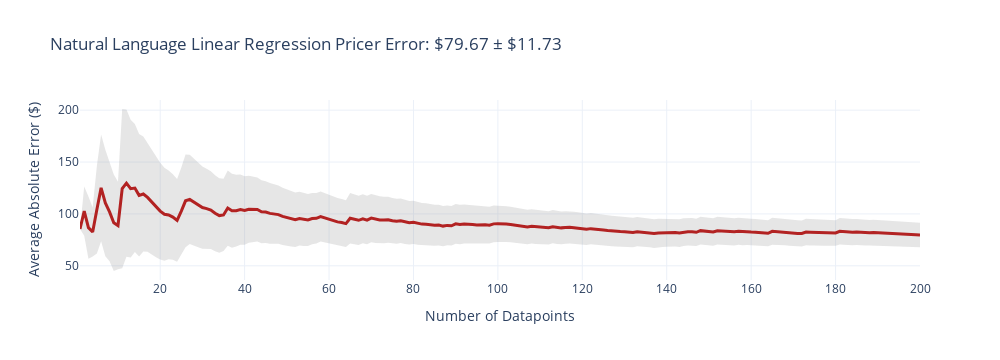
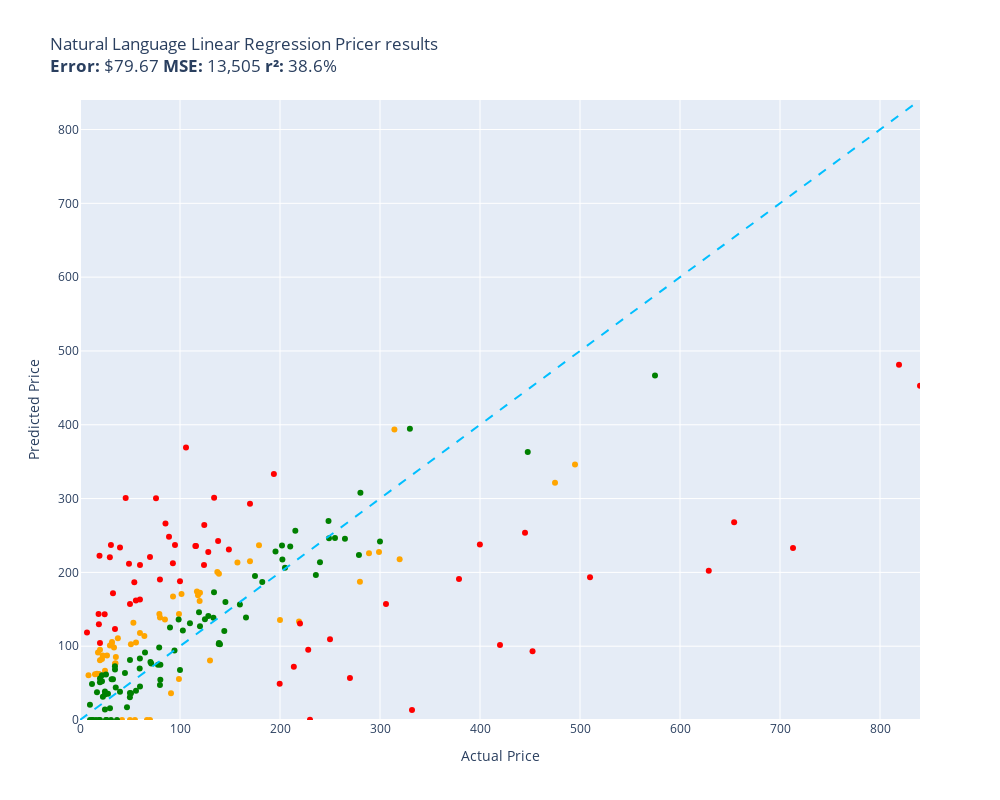

Notebook code for these charts, in order:
### Code cell
evaluate(natural_language_linear_regression_pricer, test)

### Figure 1 — Plotly figure (JSON) as saved in the notebook; plotly's stock layout.template omitted (floating-point values rounded to 4 significant figures; data arrays with more than 128 entries replaced by an {"elided": "..."} marker saying what was removed)
{"data": [{"fill": "toself", "fillcolor": "rgba(128,128,128,0.2)", "hoverinfo": "skip", "line": {"color": "rgba(255,255,255,0)"}, "name": "95% CI", "showlegend": false, "type": "scatter", "x": {"elided": "400 int values"}, "y": {"elided": "400 float values"}}, {"customdata": {"elided": "200x1 float values"}, "hovertemplate": "n=%{x}<br>Avg Error=$%{y:,.2f}<br>±95% CI=$%{customdata[0]:,.2f}<extra></extra>", "line": {"color": "firebrick", "width": 3}, "mode": "lines", "name": "Cumulative Avg Error", "type": "scatter", "x": {"elided": "200 int values"}, "y": {"elided": "200 float values"}}], "layout": {"height": 360, "showlegend": false, "title": {"text": "Natural Language Linear Regression Pricer Error: $79.67 ± $11.73"}, "width": 1000, "xaxis": {"title": {"text": "Number of Datapoints"}}, "yaxis": {"title": {"text": "Average Absolute Error ($)"}}}}

### Figure 2 — Plotly figure (JSON) as saved in the notebook; plotly's stock layout.template omitted (floating-point values rounded to 4 significant figures)
{"data": [{"customdata": [["Old Blood Noise Excess V2 Distortion Cho...\nGuess=$133.41 Actual=$219.00"], ["NewPower99 Battery Kit for Samsung Galax...\nGuess=$0.00 Actual=$54.95"], ["EXMAX NG-10X Fresnel Lens Focusing Adapt...\nGuess=$0.00 Actual=$69.98"], ["46mm Digital Pro High-Resolution Close-U...\nGuess=$80.81 Actual=$19.99"], ["GJY Portable TV,10.6 inch Mini TV for AT...\nGuess=$143.47 Actual=$79.36"], ["HK SYSTEMS 13\" Heavy Duty Black \"Push\" O...\nGuess=$136.02 Actual=$84.95"], ["Mini PC, Kinupute Desktop Computer E3-12...\nGuess=$345.99 Actual=$495.00"], ["10GBase-LR SFP+ Transceiver, Handar 10GB...\nGuess=$95.13 Actual=$19.99"], ["Deco Mount Pro Tripod Microphone Stand w...\nGuess=$117.88 Actual=$59.95"], ["Southwire 120V/15A Right Angle User Atta...\nGuess=$110.87 Actual=$37.87"], ["DALDED LED Light Kit for Lego Sonic Gree...\nGuess=$66.77 Actual=$24.99"], ["152MM Hole Saws M42 Bi-Metal High Speed ...\nGuess=$91.55 Actual=$17.99"], ["Baseball Backpacks Large 18 Inch Bookbag...\nGuess=$103.33 Actual=$31.77"], ["Adams Check Payment and Deposit Register...\nGuess=$76.86 Actual=$35.49"], ["3D Tree Hole Branches 075 Stair Risers D...\nGuess=$80.56 Actual=$129.99"], ["KOHLER 18865-CP Filtered Water Faucet, P...\nGuess=$321.35 Actual=$475.00"], ["Fjallraven, Kanken Laptop 15\" Backpack f...\nGuess=$161.36 Actual=$119.65"], ["Projector, CRAZVIEW Projector with WiFi ...\nGuess=$131.89 Actual=$53.40"], ["Festool 492370 Platin 2 S1000 Grit 6-Inc...\nGuess=$36.33 Actual=$91.00"], ["Miyaya@ Funny Animal Masks Collection fo...\nGuess=$62.61 Actual=$16.99"], ["Trail Gear Twin Stick Kit for Top Shift ...\nGuess=$187.42 Actual=$279.92"], ["Beck/Arnley 0421945 Air Filter\nGuess=$85.25 Actual=$35.87"], ["Ceramic Talavera Mexican Tile 4x4\", 9 Pi...\nGuess=$100.85 Actual=$29.95"], ["Marvel Legends Series X-Men 6-Inch Archa...\nGuess=$55.51 Actual=$98.95"], ["Intrepid International Dressage Letters-...\nGuess=$87.49 Actual=$26.99"], ["EMART Photography C Stand with Boom Arm,...\nGuess=$172.30 Actual=$119.99"], ["Replacement Remote Control for PANASONIC...\nGuess=$76.09 Actual=$34.95"], ["KS K-STORM Replacement Silicone Mushroom...\nGuess=$60.80 Actual=$8.50"], ["LSSAGOON Backpack for Women Teen Kids Gi...\nGuess=$98.11 Actual=$33.99"], ["Grey Pneumatic 1311SD Impact Socket Set\nGuess=$213.31 Actual=$157.43"], ["4pc Wheel Spacers Adapters 4\" (2inch Per...\nGuess=$174.21 Actual=$116.95"], ["LSI Broadcom SAS 9300-8i 8-port 12Gb/s S...\nGuess=$168.99 Actual=$118.00"], ["Mikrotik RB3011UIAS-RM RouterBOARD 10xGi...\nGuess=$227.59 Actual=$299.00"], ["AC Compressor & A/C Kit For BMW 335i 335...\nGuess=$393.55 Actual=$314.41"], ["Linkloos Solar Street Lights Outdoor Wat...\nGuess=$104.96 Actual=$55.99"], ["Universal Power Group 12V 100Ah Sealed L...\nGuess=$135.48 Actual=$199.99"], ["Auertech Portable Washing Machine, 14lbs...\nGuess=$143.68 Actual=$98.99"], ["18 Inch White Undermount Kitchen Sink - ...\nGuess=$236.68 Actual=$179.00"], ["New Replacement seat cover fits Yamaha M...\nGuess=$198.11 Actual=$138.95"], ["Evan Fischer Radiator Cooling Fan Assemb...\nGuess=$200.61 Actual=$137.34"], ["Raspberry Pi 3 Model B+ Aluminum Case Me...\nGuess=$62.14 Actual=$14.99"], ["LCD Screen for Dell Inspiron 17R 17.3\" H...\nGuess=$113.77 Actual=$64.37"], ["CTLAMP XL-2100 Professional Quality XL-2...\nGuess=$105.68 Actual=$32.00"], ["Baumgartens Sicurix Blank PVC ID Cards (...\nGuess=$62.27 Actual=$19.11"], ["Venom Power Terra Hunter R/T+ R/T All-Te...\nGuess=$217.85 Actual=$319.65"], ["Audio Techinca ATW-T1002 System 10 Handh...\nGuess=$225.83 Actual=$289.00"], ["LD Compatible Ink Cartridge Replacement ...\nGuess=$0.00 Actual=$41.99"], ["BXYJY for Samsung Galaxy Z Fold 3 Case w...\nGuess=$0.00 Actual=$49.99"], ["sabermaster TCG Playmat yugioh playmat T...\nGuess=$82.80 Actual=$21.99"], ["Star Wars Die-Cast Metal TITANIUM Series...\nGuess=$87.53 Actual=$22.70"], ["DuraGo BR5330 Front Vented Disc Brake Ro...\nGuess=$170.88 Actual=$101.51"], ["Samsung DA97-07603B Freezer Ice Maker As...\nGuess=$167.25 Actual=$93.02"], ["KZ ZS10 Pro in Ear Monitor Headphone KZ ...\nGuess=$0.00 Actual=$66.99"], ["Pyle 2x120 Watt Home Audio Speaker Power...\nGuess=$102.68 Actual=$50.92"], ["MonMount Triple Monitor Stand Freestandi...\nGuess=$138.95 Actual=$79.99"], ["Xiaomi Redmi 10 2022 NFC 4G LTE (128GB +...\nGuess=$214.97 Actual=$169.99"]], "hovertemplate": "%{customdata[0]}<extra></extra>", "legendgroup": "orange", "marker": {"color": "orange", "size": 6, "symbol": "circle"}, "mode": "markers", "name": "orange", "orientation": "v", "showlegend": true, "type": "scatter", "x": [219.0, 54.95, 69.98, 19.99, 79.36, 84.95, 495.0, 19.99, 59.95, 37.87, 24.99, 17.99, 31.77, 35.49, 130.0, 475.0, 119.7, 53.4, 91.0, 16.99, 279.9, 35.87, 29.95, 98.95, 26.99, 120.0, 34.95, 8.5, 33.99, 157.4, 117.0, 118.0, 299.0, 314.4, 55.99, 200.0, 98.99, 179.0, 138.9, 137.3, 14.99, 64.37, 32.0, 19.11, 319.6, 289.0, 41.99, 49.99, 21.99, 22.7, 101.5, 93.02, 66.99, 50.92, 79.99, 170.0], "xaxis": "x", "y": [133.4, 0.0, 0.0, 80.81, 143.5, 136.0, 346.0, 95.13, 117.9, 110.9, 66.77, 91.55, 103.3, 76.86, 80.56, 321.4, 161.4, 131.9, 36.33, 62.61, 187.4, 85.25, 100.8, 55.51, 87.49, 172.3, 76.09, 60.8, 98.11, 213.3, 174.2, 169.0, 227.6, 393.6, 105.0, 135.5, 143.7, 236.7, 198.1, 200.6, 62.14, 113.8, 105.7, 62.27, 217.9, 225.8, 0.0, 0.0, 82.8, 87.53, 170.9, 167.3, 0.0, 102.7, 138.9, 215.0], "yaxis": "y"}, {"customdata": [["telpo Headlight Assembly Fit For 15 Camr...\nGuess=$235.83 Actual=$115.99"], ["Stand for Raven Pro Document Scanner - P...\nGuess=$220.42 Actual=$29.85"], ["RBC12-UPC Replacement Battery Cartridge ...\nGuess=$0.39 Actual=$229.99"], ["Bam France 2002XL Contoured Hightech Bla...\nGuess=$232.89 Actual=$713.00"], ["Metabo HPT 36V MultiVolt™ Cordless Rotar...\nGuess=$191.01 Actual=$379.00"], ["Innovative Percussion CB-6 Chamois Bass ...\nGuess=$186.64 Actual=$54.32"], ["LOVE MEI Galaxy S10 Lite Case, Military ...\nGuess=$171.57 Actual=$32.98"], ["CORSAIR Dominator Platinum RGB 32GB (2x1...\nGuess=$210.06 Actual=$124.00"], ["Bam Trekking 3027SB Single Black Clarine...\nGuess=$13.71 Actual=$332.00"], ["DEWALT 20V MAX* XR Impact Driver with Bl...\nGuess=$92.98 Actual=$452.53"], ["Scranton & Co 3 Drawer Mobile File Cabin...\nGuess=$235.68 Actual=$115.35"], ["Canon EOS Rebel T7 Digital SLR Camera wi...\nGuess=$481.29 Actual=$819.00"], ["Task T24287 Roman Ogee Router Bit with 1...\nGuess=$161.91 Actual=$55.88"], ["Travelpro Platinum Elite Slim Business L...\nGuess=$72.03 Actual=$213.83"], ["JRready ST6313 DT Deutsch Connector Kit,...\nGuess=$49.13 Actual=$199.68"], ["15\" Locking Shower Head Extension Arm in...\nGuess=$190.26 Actual=$79.95"], ["Mylites+ Standard Comic Book Mylar Sleev...\nGuess=$123.19 Actual=$34.99"], ["Dakota Alert MURS Alert Probe Sensor - M...\nGuess=$130.85 Actual=$219.99"], ["Diversitech WG840585 Motor, (Ddb) 1/3Hp,...\nGuess=$301.14 Actual=$134.12"], ["Retevis RT68 Soft Earhook Walkie Talkie ...\nGuess=$118.46 Actual=$6.99"], ["MC: Pindicator (Dual Intensity Amber)\nGuess=$233.71 Actual=$40.00"], ["Poison Spyder 10-08-020 Rocker Knocker\nGuess=$202.31 Actual=$628.76"], ["Lighted Triangle Mirror Cabinet Bathroom...\nGuess=$253.68 Actual=$445.00"], ["BESTILL Wall Mounted Shower Faucet Set, ...\nGuess=$300.33 Actual=$76.00"], ["Engine Thermostat, Replace 19301-PAA-306...\nGuess=$129.60 Actual=$18.89"], ["Dell Optiplex 390 Desktop Computer i3 3....\nGuess=$264.20 Actual=$124.27"], ["Neporal Full Spectrum Light Bulb, 6000K ...\nGuess=$143.76 Actual=$18.59"], ["LEGO Marvel Avengers War Machine Buster ...\nGuess=$163.42 Actual=$59.95"], ["Kingston Brass KS269SN Kingston Clawfoot...\nGuess=$156.99 Actual=$305.99"], ["KOHLER K-1185540-CP Assembly-Slider\nGuess=$300.82 Actual=$45.67"], ["Trim Kit for 2-handle Shower & Tub Valve...\nGuess=$237.07 Actual=$94.99"], ["iPhone 12/12 Pro Nicaragua Guardabarranc...\nGuess=$104.22 Actual=$19.97"], ["Pioneer 2AM401-BN Two Handle Kitchen Fau...\nGuess=$95.32 Actual=$228.22"], ["Aeromotive 13304 Regulator, X1 Adjustabl...\nGuess=$57.01 Actual=$269.95"], ["4LT LUMINETTE Vanity Opal GLS BSN\nGuess=$187.98 Actual=$99.99"], ["Canon Sure Shot 90u 35mm Date Camera\nGuess=$237.67 Actual=$399.89"], ["Wilkinson LOW GAUSS Vintage Tone Strat S...\nGuess=$237.23 Actual=$30.93"], ["Ibanez M510OVS Acoustic Mandolin in Vint...\nGuess=$293.09 Actual=$169.99"], ["Berta (6 Pieces) 1-1/4 inch Overlay, 90 ...\nGuess=$143.26 Actual=$24.66"], ["CradlePoint Compact Broadband Router (CB...\nGuess=$248.29 Actual=$89.00"], ["ECCPP Power Steering Pump for 2009-2010 ...\nGuess=$266.35 Actual=$85.48"], ["Skullcandy Hesh Evo Bluetooth Headphones...\nGuess=$220.70 Actual=$69.99"], ["ROHL WSGUM3018WH Wire Sink Grids, White\nGuess=$227.52 Actual=$128.28"], ["ASUS VY279HE-W 27” 1080P Monitor - White...\nGuess=$242.52 Actual=$138.10"], ["Music Hall pa15.3 MM/MC Phono Preamplifi...\nGuess=$109.36 Actual=$250.00"], ["Lorell Bell Chair Glide, 2.5\", Black\nGuess=$222.37 Actual=$19.50"], ["4 Inches Rolled Muffler Tip Catback Exha...\nGuess=$333.28 Actual=$193.88"], ["Competition Clutch Disc and Pressure Pla...\nGuess=$193.32 Actual=$510.00"], ["KUNFINE Android Radio CarPlay & Android ...\nGuess=$369.18 Actual=$106.00"], ["A-Premium Front Suspension Steering Knuc...\nGuess=$211.72 Actual=$48.99"], ["Dell XPS 13 9343-2727SLV 13.3\" Full HD S...\nGuess=$452.95 Actual=$839.99"], ["Pacific Drums PDCM1618TTRB 16 x 18 Inche...\nGuess=$101.51 Actual=$419.99"], ["Vinyl Soft Top Roll-up Adjustable Truck ...\nGuess=$231.10 Actual=$148.88"], ["Blanco 230966 Valea Stainless Steel Sink...\nGuess=$212.52 Actual=$92.88"], ["Empava 24\" Single Wall Ovens 10 Cooking ...\nGuess=$267.90 Actual=$654.14"], ["Viola Bow 4/4 Full Size Carbon Fiber (Bl...\nGuess=$157.15 Actual=$49.99"], ["Fender Hendrix Voodoo Child Coiled Instr...\nGuess=$210.05 Actual=$59.99"]], "hovertemplate": "%{customdata[0]}<extra></extra>", "legendgroup": "red", "marker": {"color": "red", "size": 6, "symbol": "circle"}, "mode": "markers", "name": "red", "orientation": "v", "showlegend": true, "type": "scatter", "x": [116.0, 29.85, 230.0, 713.0, 379.0, 54.32, 32.98, 124.0, 332.0, 452.5, 115.3, 819.0, 55.88, 213.8, 199.7, 79.95, 34.99, 220.0, 134.1, 6.99, 40.0, 628.8, 445.0, 76.0, 18.89, 124.3, 18.59, 59.95, 306.0, 45.67, 94.99, 19.97, 228.2, 269.9, 99.99, 399.9, 30.93, 170.0, 24.66, 89.0, 85.48, 69.99, 128.3, 138.1, 250.0, 19.5, 193.9, 510.0, 106.0, 48.99, 840.0, 420.0, 148.9, 92.88, 654.1, 49.99, 59.99], "xaxis": "x", "y": [235.8, 220.4, 0.3937, 232.9, 191.0, 186.6, 171.6, 210.1, 13.71, 92.98, 235.7, 481.3, 161.9, 72.03, 49.13, 190.3, 123.2, 130.9, 301.1, 118.5, 233.7, 202.3, 253.7, 300.3, 129.6, 264.2, 143.8, 163.4, 157.0, 300.8, 237.1, 104.2, 95.32, 57.01, 188.0, 237.7, 237.2, 293.1, 143.3, 248.3, 266.3, 220.7, 227.5, 242.5, 109.4, 222.4, 333.3, 193.3, 369.2, 211.7, 453.0, 101.5, 231.1, 212.5, 267.9, 157.1, 210.1], "yaxis": "y"}, {"customdata": [["SuppliesOutlet Compatible Toner Cartridg...\nGuess=$120.66 Actual=$144.29"], ["ACDelco GM Original Equipment FW339 Fron...\nGuess=$256.46 Actual=$215.33"], ["8544771 Dryer Heating Element, 279816 Th...\nGuess=$43.93 Actual=$35.74"], ["Pump Head TBVECHI 175PSI 4KW 5.5HP 21CFM...\nGuess=$394.50 Actual=$329.90"], ["Panasonic KX-TG6511B DECT 6.0 PLUS Expan...\nGuess=$98.28 Actual=$79.20"], ["LD Products Compatible Toner Cartridge R...\nGuess=$81.20 Actual=$49.98"], ["APS iBoard 6-inch Aluminum (Black Powder...\nGuess=$234.93 Actual=$210.23"], ["PEMP E65 E66 CDC Simulate Optical Fiber ...\nGuess=$146.07 Actual=$119.00"], ["Intermatic PX300 12V 300W Transformer wi...\nGuess=$173.02 Actual=$134.00"], ["SKB iSeries 3i-13096-6KP Case for BlackM...\nGuess=$195.23 Actual=$174.99"], ["June Garden 12\" Sweet Dolly Charlotte - ...\nGuess=$56.28 Actual=$19.99"], ["Aolemi Oil Rubbed Bronze Single Function...\nGuess=$136.29 Actual=$98.65"], ["Clementoni 39132.5 Jigsaw Puzzle 1,000 P...\nGuess=$47.46 Actual=$79.95"], ["GanFindX Portable Car Hand Controls for ...\nGuess=$156.50 Actual=$159.90"], ["KOMPUTERBAY 4GB 2X 2GB DDR2 1066MHz PC2-...\nGuess=$54.50 Actual=$80.34"], ["Evergreen HSHB2005 Cylinder Head Gasket ...\nGuess=$69.61 Actual=$59.69"], ["Tidal Front + Rear Fender Flares 4PC Poc...\nGuess=$246.46 Actual=$254.99"], ["Wenger City Upgrade Laptop Backpack with...\nGuess=$159.79 Actual=$145.42"], ["AUTOFREE LED Tail Lights Assembly Compat...\nGuess=$236.57 Actual=$201.99"], ["Evan-Fischer Front Bumper Cover Compatib...\nGuess=$217.47 Actual=$202.38"], ["Laisomeke Waterproof Junction Box, Unive...\nGuess=$0.00 Actual=$11.99"], ["Sumerain S1339CM Double Handle Widesprea...\nGuess=$196.31 Actual=$235.86"], ["Webcem Solar Shed Light Outdoor Indoor, ...\nGuess=$74.81 Actual=$77.96"], ["Western Digital Enterprise RE4-GP 2TB SA...\nGuess=$130.94 Actual=$109.95"], ["DIMARZIO 204284 DP 163FBK Blues Bucker G...\nGuess=$125.40 Actual=$89.99"], ["VLAND LED Smoked Taillights Compatible F...\nGuess=$213.85 Actual=$239.99"], ["PM Auto Front Right Quick Complete Strut...\nGuess=$136.37 Actual=$124.94"], ["Tablet PC Cover Compatible with Lenovo T...\nGuess=$55.36 Actual=$31.61"], ["Ultra Duster Canned Air Net 10 Oz 6-Pack\nGuess=$30.89 Actual=$49.90"], ["IQShield Screen Protector Compatible wit...\nGuess=$20.63 Actual=$9.95"], ["Liberty Imports 12 Pack: US Military Toy...\nGuess=$37.43 Actual=$16.98"], ["Pidoko Kids Train Table, Grey with 90 Pc...\nGuess=$126.90 Actual=$119.97"], ["Satco S9596, 4 Count (Pack of 1), 4.18\nGuess=$48.83 Actual=$12.00"], ["ANZO USA 111207 GMC SIERRA 99-06 / YUKON...\nGuess=$186.87 Actual=$182.28"], ["KUNN Small Electrician Tool Pouch Utilit...\nGuess=$52.33 Actual=$21.99"], ["Walker Exhaust Ultra EPA 16478 Direct Fi...\nGuess=$466.57 Actual=$574.99"], ["GE RPWF SmartWater Comparable Refrigerat...\nGuess=$0.00 Actual=$36.99"], ["Urth 62mm UV, Circular Polarizing (CPL),...\nGuess=$104.45 Actual=$139.00"], ["MGP Caliper Covers 39011SACURD Red Powde...\nGuess=$246.31 Actual=$249.00"], ["Royal Designs, Inc. Decorative Abundant ...\nGuess=$38.52 Actual=$24.95"], ["NewFantasia Replacement Audio Cable with...\nGuess=$0.00 Actual=$31.00"], ["MONOCARBON Forged Carbon Fiber Case for ...\nGuess=$45.25 Actual=$59.99"], ["DuraGo 29515020 Front Hub Assembly\nGuess=$140.95 Actual=$128.34"], ["MXR Carbon Copy Deluxe Analog Delay Guit...\nGuess=$228.45 Actual=$195.50"], ["Chalkboard Name Badges with Magnetic Bac...\nGuess=$51.22 Actual=$19.95"], ["GENUINE VOLVO THERMOSTAT (3.0, 3.2) S60 ...\nGuess=$121.40 Actual=$102.85"], ["USB Charger, CIVIE High Speed 60W Multip...\nGuess=$0.00 Actual=$15.99"], ["Pyle Wireless Rear View Backup Camera - ...\nGuess=$78.55 Actual=$70.45"], ["Cardone 84-58642 New HEI Electronic Dist...\nGuess=$138.81 Actual=$165.99"], ["Hp Pavilion P7-1257c Motherboard Aahd3-h...\nGuess=$83.42 Actual=$59.86"], ["Kastar Battery Pack Replacement for Sony...\nGuess=$0.00 Actual=$19.99"], ["Amana Tool - SC587 Carbide Tipped 3-Wing...\nGuess=$76.70 Actual=$71.23"], ["AZX Stylus Pencil for Apple iPad Pro 202...\nGuess=$15.98 Actual=$29.99"], ["UPR Mach 1 Chin Spoiler Fits 94-98 Musta...\nGuess=$91.37 Actual=$64.99"], ["SP Air Corporation SP-8102BU 1/4-Inch He...\nGuess=$206.29 Actual=$204.99"], ["Diversitech UC2436-3 Ultralite Condenser...\nGuess=$74.93 Actual=$80.39"], ["200 ' feet True 14 Gauge AWG CCA Speaker...\nGuess=$63.67 Actual=$44.95"], ["APS iBoard (304 Stainless Steel Polished...\nGuess=$245.72 Actual=$264.95"], ["200 Couples Conversation Cards - Enjoy B...\nGuess=$55.28 Actual=$32.97"], ["The Puppet Company - Carpet-Unicorn, Whi...\nGuess=$0.00 Actual=$19.00"], ["KYX Racing Hardened Steel Center Drive S...\nGuess=$17.36 Actual=$46.99"], ["StonKraft Brass Chess Board Game Set wit...\nGuess=$102.76 Actual=$140.00"], ["VIPMOTOZ Sequential Turn Signal Premium ...\nGuess=$223.41 Actual=$278.94"], ["OEM Samsung Remote Control Shipped with ...\nGuess=$39.69 Actual=$56.00"], ["Custom Engagement Logo Desk Embosser Sea...\nGuess=$36.57 Actual=$49.95"], ["520 Pieces Christmas Envelope Seal Stick...\nGuess=$0.00 Actual=$25.99"], ["BestPricedDecals Wine A BIT, You'll Feel...\nGuess=$0.00 Actual=$12.98"], ["VATOS 4 Packs Bubble Machine Gun for Kid...\nGuess=$31.53 Actual=$22.88"], ["Steering Wheel, Carbon Fiber Automotive ...\nGuess=$363.14 Actual=$447.74"], ["VONADO Space Wars Colonial Viper MK1 Bui...\nGuess=$38.35 Actual=$39.99"], ["Replacement Remote Control fit for Sony ...\nGuess=$0.00 Actual=$9.99"], ["Disney Princess Sparkling Princess Sleep...\nGuess=$34.56 Actual=$24.95"], ["Glovion Music Stand Light, Clip On Piano...\nGuess=$35.51 Actual=$27.99"], ["Intex River Run Connect Lounge (Four)\nGuess=$94.25 Actual=$94.49"], ["Think Gizmos Build Your Own Robot Toys f...\nGuess=$14.22 Actual=$24.95"], ["HP Laserjet 2100 Laser Printer W/Test Pr...\nGuess=$241.84 Actual=$299.98"], ["PowerSport Front Rear Brakes and Rotors ...\nGuess=$269.57 Actual=$248.51"], ["VTech Strum and Jam Kidi Musical Guitar ...\nGuess=$60.66 Actual=$21.99"], ["Targus CityGear Durable Backpack, Black,...\nGuess=$138.64 Actual=$133.43"], ["W11130208 W10695459 Refrigerator LED Mod...\nGuess=$0.00 Actual=$26.59"], ["Jada Toys Ryan's World Combo Panda Airli...\nGuess=$72.73 Actual=$34.94"], ["STICKGOO Peel and Stick Backsplash for K...\nGuess=$68.36 Actual=$34.99"], ["Garmin 010-12402-10 GT15M-TM Transom-Mou...\nGuess=$102.93 Actual=$138.74"], ["Fitness Center Gym Room Weight Train Dua...\nGuess=$67.66 Actual=$99.99"], ["For Volvo C70 S70 V70 V40 S40 AC Compres...\nGuess=$307.95 Actual=$280.41"], ["Refresh NSF-53 Premium Replacement Refri...\nGuess=$36.39 Actual=$50.99"], ["NICKSTON Red Sparkling Glitter Slim Band...\nGuess=$61.65 Actual=$25.99"]], "hovertemplate": "%{customdata[0]}<extra></extra>", "legendgroup": "green", "marker": {"color": "green", "size": 6, "symbol": "circle"}, "mode": "markers", "name": "green", "orientation": "v", "showlegend": true, "type": "scatter", "x": [144.3, 215.3, 35.74, 329.9, 79.2, 49.98, 210.2, 119.0, 134.0, 175.0, 19.99, 98.65, 79.95, 159.9, 80.34, 59.69, 255.0, 145.4, 202.0, 202.4, 11.99, 235.9, 77.96, 110.0, 89.99, 240.0, 124.9, 31.61, 49.9, 9.95, 16.98, 120.0, 12.0, 182.3, 21.99, 575.0, 36.99, 139.0, 249.0, 24.95, 31.0, 59.99, 128.3, 195.5, 19.95, 102.8, 15.99, 70.45, 166.0, 59.86, 19.99, 71.23, 29.99, 64.99, 205.0, 80.39, 44.95, 264.9, 32.97, 19.0, 46.99, 140.0, 278.9, 56.0, 49.95, 25.99, 12.98, 22.88, 447.7, 39.99, 9.99, 24.95, 27.99, 94.49, 24.95, 300.0, 248.5, 21.99, 133.4, 26.59, 34.94, 34.99, 138.7, 99.99, 280.4, 50.99, 25.99], "xaxis": "x", "y": [120.7, 256.5, 43.93, 394.5, 98.28, 81.2, 234.9, 146.1, 173.0, 195.2, 56.28, 136.3, 47.46, 156.5, 54.5, 69.61, 246.5, 159.8, 236.6, 217.5, 0.0, 196.3, 74.81, 130.9, 125.4, 213.9, 136.4, 55.36, 30.89, 20.63, 37.43, 126.9, 48.83, 186.9, 52.33, 466.6, 0.0, 104.5, 246.3, 38.52, 0.0, 45.25, 140.9, 228.4, 51.22, 121.4, 0.0, 78.55, 138.8, 83.42, 0.0, 76.7, 15.98, 91.37, 206.3, 74.93, 63.67, 245.7, 55.28, 0.0, 17.36, 102.8, 223.4, 39.69, 36.57, 0.0, 0.0, 31.53, 363.1, 38.35, 0.0, 34.56, 35.51, 94.25, 14.22, 241.8, 269.6, 60.66, 138.6, 0.0, 72.73, 68.36, 102.9, 67.66, 307.9, 36.39, 61.65], "yaxis": "y"}, {"hoverinfo": "skip", "line": {"color": "deepskyblue", "dash": "dash", "width": 2}, "mode": "lines", "name": "y = x", "showlegend": false, "type": "scatter", "x": [0, 840.0], "y": [0, 840.0]}], "layout": {"height": 800, "legend": {"title": {"text": "color"}, "tracegroupgap": 0}, "showlegend": false, "title": {"text": "Natural Language Linear Regression Pricer results<br><b>Error:</b> $79.67 <b>MSE:</b> 13,505 <b>r²:</b> 38.6%"}, "width": 1000, "xaxis": {"anchor": "y", "domain": [0, 1], "range": [0, 840.0], "title": {"text": "Actual Price"}}, "yaxis": {"anchor": "x", "domain": [0, 1], "range": [0, 840.0], "title": {"text": "Predicted Price"}}}}
